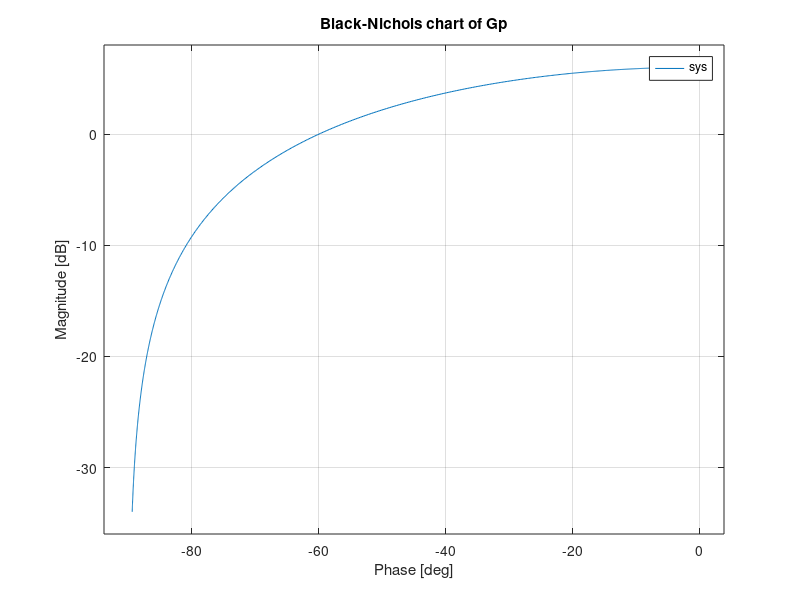
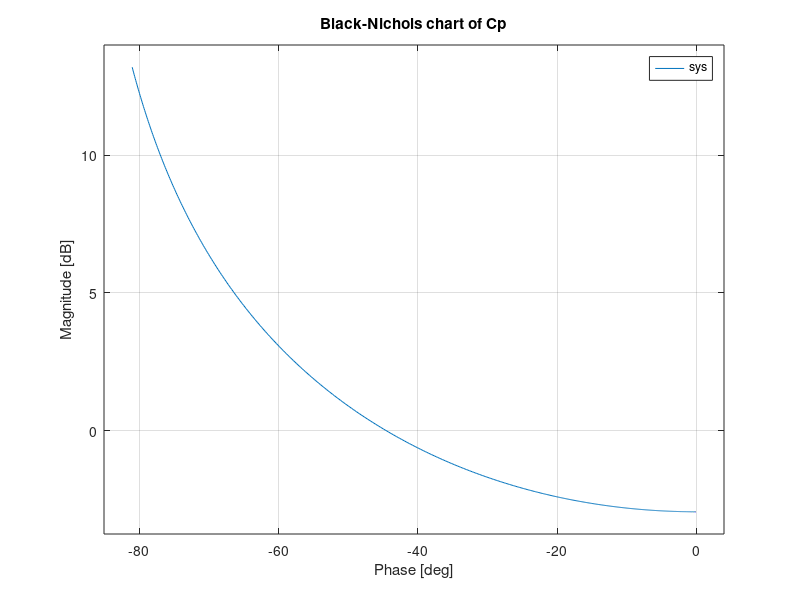

These figures' MATLAB source, in order:
clc;
clear;
close all;

%% 1. Digital Transfer Function

k = 2;
tau = 0.1;
Ts = 0.01;
p = tf('s');

Gp = k/(1+tau*p);
display(Gp);
Gz = c2d(Gp,Ts,'zoh'); 
display(Gz);

%% 2. Nichol's chart
function plotNichols(sys,ttle)
    figure;
    nichols(sys);
    grid on;
    title(ttle);
end

plotNichols(Gp,'Black-Nichols chart of Gp');


%% 3. Estimate Kp
lamda = 0.42;
Q = 1 / (2*lamda*sqrt(1-lamda^2));
Q_squared = Q^2; 

omega_c = 1 / tau;
[mag_g,phase_g_degrees] = bode (Gp, omega_c);
mag_g = squeeze(mag_g);
phase_g = squeeze(phase_g_degrees) * pi/180;

a = Q_squared - 1;
b = 2 * Q_squared * cos(phase_g);
c = Q_squared;
discriminant = b^2-4*a*c;

if(discriminant<0)
    error('No real roots');
end

G1 = (-b + sqrt(discriminant))/(2*a);
G2 = (-b - sqrt(discriminant))/(2*a);

G = min(abs([G1,G2]));
kp = G/mag_g;
fprintf("\nThe estimated value of Kp is %.3f\n",kp) ;
%% 4. Estimate Ti
Ti = 5/omega_c;
fprintf("\nThe estimated value of Integral Time is is %.3f\n",Ti) ;


%% 5. TF of the continuous controller
Cp = kp * (1+(1/(Ti*p)));
display(Cp);
plotNichols(Cp,'Black-Nichols chart of Cp');

%% 6. TF of the digital controller
Cz =c2d(Cp,Ts, 'tustin');
display(Cz);
